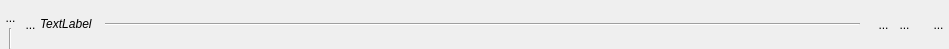
<?xml version="1.0" encoding="UTF-8"?>
<ui version="4.0">
 <class>WidgetFact</class>
 <widget class="QWidget" name="WidgetFact">
  <property name="geometry">
   <rect>
    <x>0</x>
    <y>0</y>
    <width>949</width>
    <height>49</height>
   </rect>
  </property>
  <property name="focusPolicy">
   <enum>Qt::StrongFocus</enum>
  </property>
  <property name="windowTitle">
   <string>Form</string>
  </property>
  <property name="styleSheet">
   <string notr="true"> QGroupBox {
     border: 1px solid gray;
     border-radius: 5px;
     margin-top: 1ex; /* leave space at the top for the title */
 }

 QGroupBox::title {
     padding: 0 3px;
 }</string>
  </property>
  <layout class="QHBoxLayout" name="horizontalLayout_3">
   <property name="spacing">
    <number>0</number>
   </property>
   <property name="leftMargin">
    <number>0</number>
   </property>
   <property name="topMargin">
    <number>2</number>
   </property>
   <property name="rightMargin">
    <number>0</number>
   </property>
   <property name="bottomMargin">
    <number>0</number>
   </property>
   <item>
    <layout class="QVBoxLayout" name="verticalLayout">
     <property name="spacing">
      <number>0</number>
     </property>
     <item>
      <spacer name="verticalSpacer">
       <property name="orientation">
        <enum>Qt::Vertical</enum>
       </property>
       <property name="sizeType">
        <enum>QSizePolicy::Fixed</enum>
       </property>
       <property name="sizeHint" stdset="0">
        <size>
         <width>20</width>
         <height>5</height>
        </size>
       </property>
      </spacer>
     </item>
     <item>
      <widget class="QToolButton" name="RBPlie">
       <property name="minimumSize">
        <size>
         <width>21</width>
         <height>15</height>
        </size>
       </property>
       <property name="maximumSize">
        <size>
         <width>21</width>
         <height>21</height>
        </size>
       </property>
       <property name="styleSheet">
        <string notr="true">border : 0px</string>
       </property>
       <property name="text">
        <string>...</string>
       </property>
       <property name="icon">
        <iconset>
         <normaloff>../../../../../../../../home/A96028/Install_EficasV1/EficasV1/Editeur/icons/minusnode.png</normaloff>../../../../../../../../home/A96028/Install_EficasV1/EficasV1/Editeur/icons/minusnode.png</iconset>
       </property>
       <property name="iconSize">
        <size>
         <width>21</width>
         <height>21</height>
        </size>
       </property>
      </widget>
     </item>
     <item>
      <layout class="QHBoxLayout" name="horizontalLayout_4">
       <item>
        <widget class="Line" name="line_7">
         <property name="orientation">
          <enum>Qt::Vertical</enum>
         </property>
        </widget>
       </item>
      </layout>
     </item>
    </layout>
   </item>
   <item>
    <layout class="QGridLayout" name="gridLayout">
     <property name="horizontalSpacing">
      <number>0</number>
     </property>
     <item row="0" column="0">
      <widget class="MonBoutonValide" name="RBValide">
       <property name="minimumSize">
        <size>
         <width>17</width>
         <height>25</height>
        </size>
       </property>
       <property name="maximumSize">
        <size>
         <width>21</width>
         <height>25</height>
        </size>
       </property>
       <property name="styleSheet">
        <string notr="true">border : 0px</string>
       </property>
       <property name="text">
        <string>...</string>
       </property>
       <property name="icon">
        <iconset>
         <normaloff>../../../../../../../../home/A96028/Install_EficasV1/ArbreEficas/Editeur/icons/ast-green-ball.png</normaloff>../../../../../../../../home/A96028/Install_EficasV1/ArbreEficas/Editeur/icons/ast-green-ball.png</iconset>
       </property>
       <property name="iconSize">
        <size>
         <width>21</width>
         <height>25</height>
        </size>
       </property>
      </widget>
     </item>
     <item row="0" column="1">
      <layout class="QHBoxLayout" name="horizontalLayout">
       <property name="spacing">
        <number>0</number>
       </property>
       <item>
        <widget class="QLabel" name="GroupBox">
         <property name="sizePolicy">
          <sizepolicy hsizetype="Minimum" vsizetype="Fixed">
           <horstretch>0</horstretch>
           <verstretch>0</verstretch>
          </sizepolicy>
         </property>
         <property name="minimumSize">
          <size>
           <width>0</width>
           <height>25</height>
          </size>
         </property>
         <property name="maximumSize">
          <size>
           <width>12121213</width>
           <height>25</height>
          </size>
         </property>
         <property name="text">
          <string>&lt;html&gt;&lt;head/&gt;&lt;body&gt;&lt;p&gt;&lt;span style=&quot; font-style:italic;&quot;&gt;TextLabel&lt;/span&gt;&lt;/p&gt;&lt;/body&gt;&lt;/html&gt;</string>
         </property>
        </widget>
       </item>
       <item>
        <spacer name="horizontalSpacer">
         <property name="orientation">
          <enum>Qt::Horizontal</enum>
         </property>
         <property name="sizeType">
          <enum>QSizePolicy::Fixed</enum>
         </property>
         <property name="sizeHint" stdset="0">
          <size>
           <width>13</width>
           <height>20</height>
          </size>
         </property>
        </spacer>
       </item>
       <item>
        <widget class="Line" name="line_4">
         <property name="sizePolicy">
          <sizepolicy hsizetype="Expanding" vsizetype="Fixed">
           <horstretch>0</horstretch>
           <verstretch>0</verstretch>
          </sizepolicy>
         </property>
         <property name="minimumSize">
          <size>
           <width>200</width>
           <height>0</height>
          </size>
         </property>
         <property name="maximumSize">
          <size>
           <width>1500</width>
           <height>16</height>
          </size>
         </property>
         <property name="orientation">
          <enum>Qt::Horizontal</enum>
         </property>
        </widget>
       </item>
       <item>
        <spacer name="horizontalSpacer_3">
         <property name="orientation">
          <enum>Qt::Horizontal</enum>
         </property>
         <property name="sizeType">
          <enum>QSizePolicy::Fixed</enum>
         </property>
         <property name="sizeHint" stdset="0">
          <size>
           <width>13</width>
           <height>20</height>
          </size>
         </property>
        </spacer>
       </item>
       <item>
        <layout class="QHBoxLayout" name="horizontalLayout_2">
         <property name="spacing">
          <number>0</number>
         </property>
         <property name="sizeConstraint">
          <enum>QLayout::SetFixedSize</enum>
         </property>
         <item>
          <widget class="QToolButton" name="RBInfo">
           <property name="minimumSize">
            <size>
             <width>21</width>
             <height>25</height>
            </size>
           </property>
           <property name="maximumSize">
            <size>
             <width>21</width>
             <height>25</height>
            </size>
           </property>
           <property name="styleSheet">
            <string notr="true">border : 0px</string>
           </property>
           <property name="text">
            <string>...</string>
           </property>
           <property name="icon">
            <iconset>
             <normaloff>../../../../../../../../home/A96028/Install_EficasV1/ArbreEficas/Editeur/icons/point-interrogation30.png</normaloff>../../../../../../../../home/A96028/Install_EficasV1/ArbreEficas/Editeur/icons/point-interrogation30.png</iconset>
           </property>
           <property name="iconSize">
            <size>
             <width>21</width>
             <height>25</height>
            </size>
           </property>
          </widget>
         </item>
         <item>
          <widget class="QToolButton" name="RBRegle">
           <property name="minimumSize">
            <size>
             <width>21</width>
             <height>25</height>
            </size>
           </property>
           <property name="maximumSize">
            <size>
             <width>21</width>
             <height>25</height>
            </size>
           </property>
           <property name="styleSheet">
            <string notr="true">border : 0px</string>
           </property>
           <property name="text">
            <string>...</string>
           </property>
           <property name="icon">
            <iconset>
             <normaloff>../../../../../../../../home/A96028/Install_EficasV1/ArbreEficas/Editeur/icons/lettreRblanc30.png</normaloff>../../../../../../../../home/A96028/Install_EficasV1/ArbreEficas/Editeur/icons/lettreRblanc30.png</iconset>
           </property>
           <property name="iconSize">
            <size>
             <width>21</width>
             <height>25</height>
            </size>
           </property>
          </widget>
         </item>
        </layout>
       </item>
       <item>
        <spacer name="horizontalSpacer_2">
         <property name="orientation">
          <enum>Qt::Horizontal</enum>
         </property>
         <property name="sizeType">
          <enum>QSizePolicy::Fixed</enum>
         </property>
         <property name="sizeHint" stdset="0">
          <size>
           <width>13</width>
           <height>20</height>
          </size>
         </property>
        </spacer>
       </item>
       <item>
        <widget class="QToolButton" name="RBPoubelle">
         <property name="minimumSize">
          <size>
           <width>21</width>
           <height>25</height>
          </size>
         </property>
         <property name="maximumSize">
          <size>
           <width>21</width>
           <height>25</height>
          </size>
         </property>
         <property name="styleSheet">
          <string notr="true">border : 0px</string>
         </property>
         <property name="text">
          <string>...</string>
         </property>
         <property name="icon">
          <iconset>
           <normaloff>../../../../../../../../home/A96028/Install_EficasV1/ArbreEficas/Editeur/icons/deleteRond.png</normaloff>../../../../../../../../home/A96028/Install_EficasV1/ArbreEficas/Editeur/icons/deleteRond.png</iconset>
         </property>
         <property name="iconSize">
          <size>
           <width>21</width>
           <height>25</height>
          </size>
         </property>
        </widget>
       </item>
      </layout>
     </item>
     <item row="1" column="1">
      <layout class="QVBoxLayout" name="commandesLayout">
       <property name="spacing">
        <number>0</number>
       </property>
       <property name="topMargin">
        <number>2</number>
       </property>
      </layout>
     </item>
    </layout>
   </item>
  </layout>
  <zorder></zorder>
  <zorder></zorder>
 </widget>
 <customwidgets>
  <customwidget>
   <class>MonBoutonValide</class>
   <extends>QToolButton</extends>
   <header>monBoutonValide.h</header>
  </customwidget>
 </customwidgets>
 <resources/>
 <connections/>
</ui>
